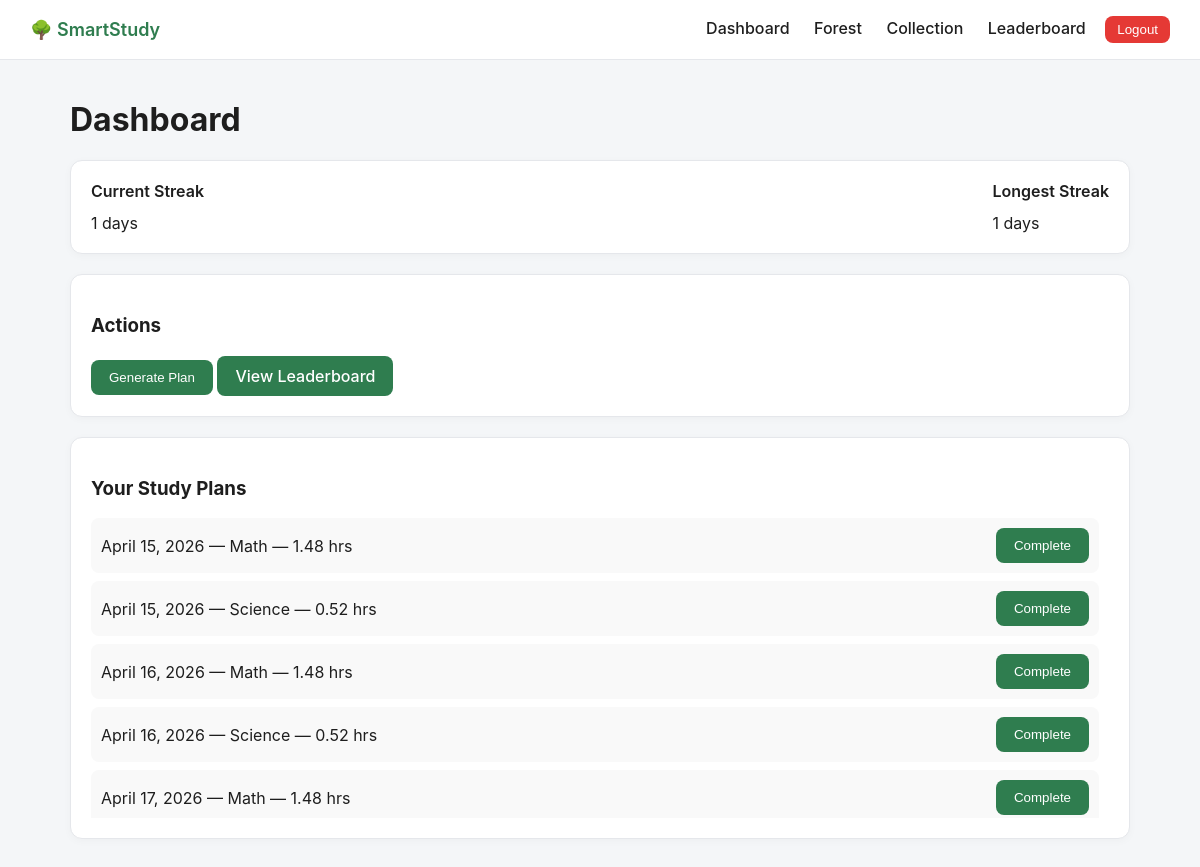
Screenshot of / (signed in) with the database file from the repository.
### planner/models.py (models this page shows, shortened)
class UserProfile(models.Model):
    user = models.OneToOneField(User, on_delete=models.CASCADE)
    daily_study_hours = models.FloatField(default=5.0, validators=[MinValueValidator(0.5)])
    total_points = models.IntegerField(default=0)
    current_streak = models.IntegerField(default=0)
    longest_streak = models.IntegerField(default=0)
    last_productive_date = models.DateField(null=True, blank=True)
    has_completed_tutorial = models.BooleanField(default=False)
    save_epic = models.BooleanField(default=True)
    save_legendary = models.BooleanField(default=True)
    selected_theme = models.CharField(max_length=50, default="default")
    selected_tree_type = models.CharField(max_length=50, null=True, blank=True)
    created_at = models.DateTimeField(auto_now_add=True)
    updated_at = models.DateTimeField(auto_now=True)
    class Meta:
        indexes = [
            models.Index(fields=["total_points"]),
            models.Index(fields=["current_streak"]),
            models.Index(fields=["longest_streak"]),
        ]

class StudyPlan(models.Model):
    user = models.ForeignKey(User, on_delete=models.CASCADE)
    subject = models.ForeignKey(Subject, on_delete=models.CASCADE)
    date = models.DateField()
    allocated_hours = models.FloatField(validators=[MinValueValidator(0.1)])
    completed_hours = models.FloatField(default=0)
    completed = models.BooleanField(default=False)
    generation_timestamp = models.DateTimeField(default=timezone.now)
    completion_timestamp = models.DateTimeField(null=True, blank=True)
    priority_score = models.FloatField(default=0)
    integrity_flag = models.BooleanField(default=False)
    class Meta:
        indexes = [
            models.Index(fields=["user", "date"]),
            models.Index(fields=["user", "completed"]),
            models.Index(fields=["user", "date", "subject"]),
        ]

class Subject(models.Model):
    DIFFICULTY_CHOICES = [
        (1, "Easy"),
        (2, "Medium"),
        (3, "Hard"),
    ]
    user = models.ForeignKey(User, on_delete=models.CASCADE)
    name = models.CharField(max_length=100)
    deadline = models.DateField()
    difficulty = models.IntegerField(choices=DIFFICULTY_CHOICES)
    total_topics = models.IntegerField(validators=[MinValueValidator(1)])
    completed_topics = models.IntegerField(default=0)
    is_active = models.BooleanField(default=True)
    created_at = models.DateTimeField(auto_now_add=True)
    updated_at = models.DateTimeField(auto_now=True)
    class Meta:
        indexes = [
            models.Index(fields=["user"]),
            models.Index(fields=["deadline"]),
        ]

### planner/views.py (the view)
# urls.py: path("", views.dashboard),
@login_required
def dashboard(request):
    plans = StudyPlan.objects.filter(user=request.user).order_by("date")
    return render(request, "planner/dashboard.html", {
        "plans": plans
    })

### planner/templates/planner/dashboard.html (shortened to what this page needs)
{% extends "base.html" %}
{% block content %}
<h1>Dashboard</h1>
<div class="card">
    <div class="flex">
        <div>
            <div class="card-title">Current Streak</div>
            <div>{{ user.userprofile.current_streak }} days</div>
        </div>
        <div>
            <div class="card-title">Longest Streak</div>
            <div>{{ user.userprofile.longest_streak }} days</div>
        </div>
    </div>
</div>
<div class="card">
    <h3>Actions</h3>
    <button class="btn btn-primary" onclick="openModal()">
        Generate Plan
    </button>
    <a href="/leaderboard/" class="btn btn-primary">
        View Leaderboard
    </a>
</div>
<div class="card">
    <h3>Your Study Plans</h3>
    <div style="
        max-height: 300px;
        overflow-y: auto;
        padding-right: 10px;
    ">
        {% if plans %}
            {% for plan in plans %}
                <div style="
                    display:flex;
                    justify-content:space-between;
                    align-items:center;
                    padding:10px;
                    margin-bottom:8px;
                    background:#f9f9f9;
                    border-radius:8px;
                ">
                    <span>
                        {{ plan.date }} — {{ plan.subject.name }} — {{ plan.allocated_hours }} hrs
                    </span>
                    {% if not plan.completed %}
                        <button class="btn btn-primary"
                                onclick="completePlan({{ plan.id }})">
                            Complete
                        </button>
                    {% else %}
                        <span class="muted">Completed</span>
                    {% endif %}
                </div>
            {% endfor %}
        {% else %}
            <p>No study plans yet.</p>
        {% endif %}
    </div>
</div>
{% endblock %}

### templates/base.html (style rules this page uses)
:root { --primary: #2f7d4f; --primary-dark: #1f5a37; --bg: #f4f6f8; --card-bg: #ffffff; --text-dark: #1e1e1e; --text-muted: #6b7280; --border: #e5e7eb; --danger: #e53935; }
* { box-sizing: border-box; }
body { margin: 0; font-family: -apple-system, BlinkMacSystemFont, "Segoe UI", Roboto, sans-serif; background-color: var(--bg); color: var(--text-dark); }
.card { background: var(--card-bg); border: 1px solid var(--border); border-radius: 12px; padding: 20px; margin-bottom: 20px; box-shadow: 0 2px 8px rgba(0,0,0,0.03); }
.card-title { font-weight: 600; margin-bottom: 12px; }
.btn { display: inline-block; padding: 10px 18px; border-radius: 8px; border: none; cursor: pointer; font-weight: 500; text-decoration: none; transition: 0.2s; }
.btn-primary { background-color: var(--primary); color: white; }
.flex { display: flex; align-items: center; justify-content: space-between; }

### rows the page displays
StudyPlan: date "April 15, 2026", subject.name "Math", allocated_hours "1.48"
StudyPlan: date "April 15, 2026", subject.name "Science", allocated_hours "0.52"
StudyPlan: date "April 16, 2026", subject.name "Math", allocated_hours "1.48"
StudyPlan: date "April 16, 2026", subject.name "Science", allocated_hours "0.52"
StudyPlan: date "April 17, 2026", subject.name "Math", allocated_hours "1.48"

### other values shown
{{ user.userprofile.current_streak }} "1"
{{ user.userprofile.longest_streak }} "1"
